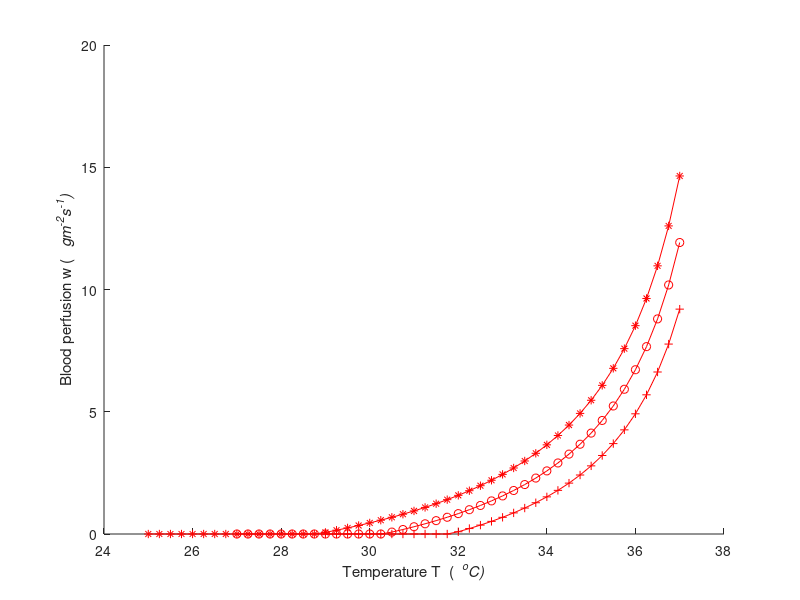
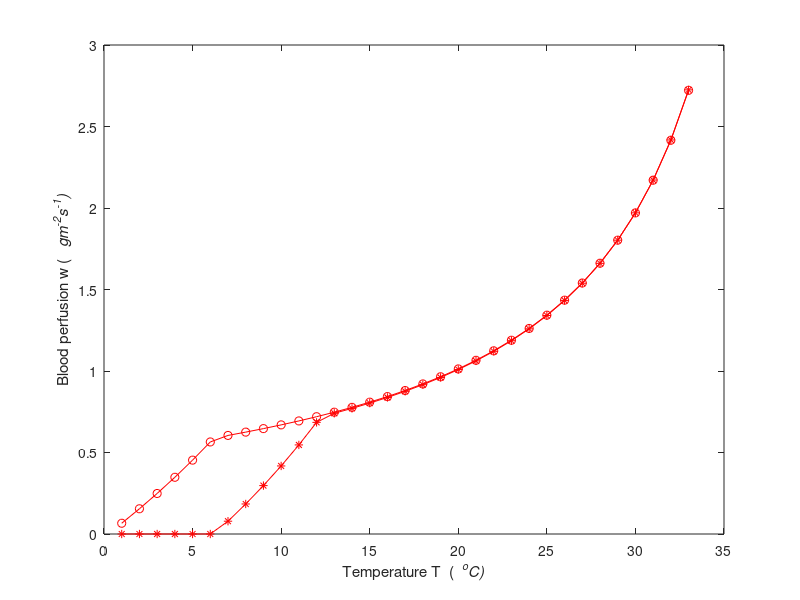

Here is the MATLAB script that generated these plots, in order:
clear all
close all

%%%% Parameters
E=0.98;     Kr = 5.67*(10^(-8));
A=0.27; Pr = 0.72; g = 9.8; beta = 3.354*10^(-3); d = 0.17; gama = 1.56*10^(-5); M=0.25; Kf=0.024;
Ks = 0.2; D=d/2; Ta = 312.15; Tc=Ta;
alfa = 0.8; Pb = 1060; Cb = 3.78*10^3; 
Tambience = 25+273.15:2:29+273.15;
step=0.25;
for i = 1:length(Tambience)
    Te = Tambience(i);
    Ts=Te:step:310.15;
    TTs{i}=Ts;
   
    %%%%%%%%%%%%%%%%%%%%%%%%%%%% Qr
    Qr = Kr*E.*(Ts.^4 - Te^4);
    
    %%%%%%%%%%%%%%%%%%%%%%%%%%% Qf
    
    Gr = g*beta*(Ts-Te)*d^3/(gama^2);
    Nu = A*(Pr*Gr).^M;
    hf = Kf*Nu./d;
    Qf = hf.*(Ts-Te);
    %%%%%%%%%%%%%%%%%%%%%%%%%%%%%%%%%%%%%%%   Qc
    Qc = Ks*(Tc-Ts)/D;
    num = find(Qc(:)< 0);
    if ~isempty(num)
        disp('The face temperature is more than 38 degree');
        return
    end
    
    BFK = alfa*Cb*(Ta-Ts);
    num = find(BFK(:)< 0);
    if ~isempty(num)
        disp('The face temperature is more than 38 degree');
        return
    end
    B = 1000*(Qr+Qf-Qc-4.186)./BFK;
    num = find(B(:)< 0);
    if ~isempty(num)
        B(num)=0.00001;
    end
    x_axis{i}=Ts-273.15;
    y_axis{i}=B;
end 
PTs1=TTs{1}([33 43 49])-273.15;
PTs2=TTs{2}([20 30 40])-273.15;
PTs3=TTs{3}([13 23 33])-273.15;
ya1=y_axis{1}([33 43 49]);
ya2=y_axis{2}([20 30 40]);
ya3=y_axis{3}([13 23 33]);
figure, hold on
plot(TTs{1}-273.15,y_axis{1},'r-*');
plot(TTs{2}-273.15,y_axis{2},'r-o');
plot(TTs{3}-273.15,y_axis{3},'r-+');
hold off  

xlabel('Temperature T  (  \it^{o}C)'  )
ylabel('Blood perfusion w (   \itgm^{-2}s^{-1})'  )

n=length(y_axis{3});
ax=TTs{1}(end-n+1:end); ay=y_axis{1}(end-n+1:end);
bx=TTs{2}(end-n+1:end); by=y_axis{2}(end-n+1:end);
cx=TTs{3};cy=y_axis{3};
figure
plot(ay-by,'r-o');
hold on
%plot(ay-cy,'r-*');
plot(by-cy,'r-*');
hold off  
xlabel('Temperature T  (  \it^{o}C)'  )
ylabel('Blood perfusion w (   \itgm^{-2}s^{-1})'  )
